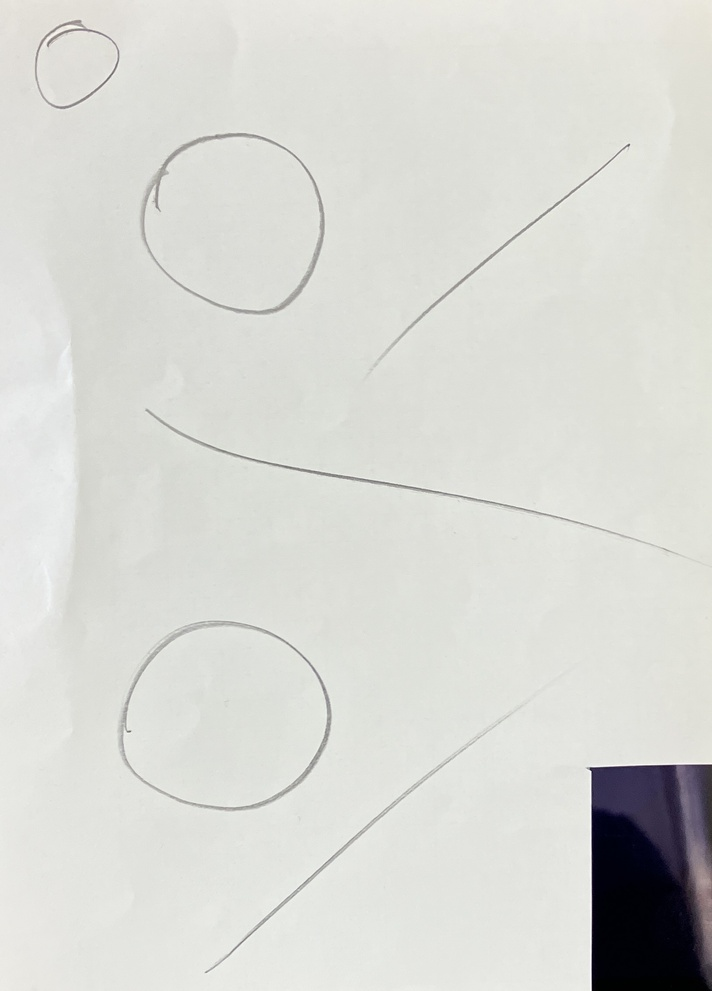
#> input picture opencv3.9/line_circle.jpg, 712 x 991 px, shrunk from 1627 x 2263 before the run, found by its file name
$ python circle.py
#> lines starting #> are read from the running program, lines starting #| are printed output that depends on the picture
import cv2
import numpy as np
import matplotlib as mpl
import matplotlib.pyplot as plt

img = cv2.imread("./line_circle.jpg",0)
#> img: shape (991, 712); min 0, max 255, mean 215.8

h,w = img.shape[:2]
#> h = 991; w = 712

h_50 = h/4
#> h_50 = 247.8

w_50 = w/4
#> w_50 = 178

h_w_large = (h_50 + w_50)/2
#> h_w_large = 212.9

h_w_noise = h_w_large/2
#> h_w_noise = 106.4

#circles

circles = cv2.HoughCircles(img, cv2.HOUGH_GRADIENT, dp=1, minDist=1, param1=h_w_noise, param2=35, minRadius=100, maxRadius=250)
#> circles = 30 rows, first 8: [229.5, 729.5, 104.6], [227.5, 730.5, 104.3], [226.5, 726.5, 105], [225.5, 731.5, 106.3], [225.5, 728.5, 107.1], [228.5, 725.5, 102.8], [224.5, 726.5, 104.9], [220.5, 735.5, 115.1]

#print(circles.shape)

#[[[a b c],[d e f],.....]]

#print(circles[0])

for i in circles[0]:

    #print(str( i[0] ) + "/n" + str( i[1] ) + "¥t" + str( i[2] ))

    cv2.circle(img, (int(i[0]),int(i[1])), int(i[2]), (0, 255, 0), 1)
#> this loop made 30 passes
#> i on passes 1 to 12: [229.5, 729.5, 104.6], [227.5, 730.5, 104.3], [226.5, 726.5, 105], [225.5, 731.5, 106.3], [225.5, 728.5, 107.1], [228.5, 725.5, 102.8], [224.5, 726.5, 104.9], [220.5, 735.5, 115.1], [224.5, 702.5, 104.2], [224.5, 734.5, 108.8], [232.5, 729.5, 107.3], [222.5, 733.5, 112.6]
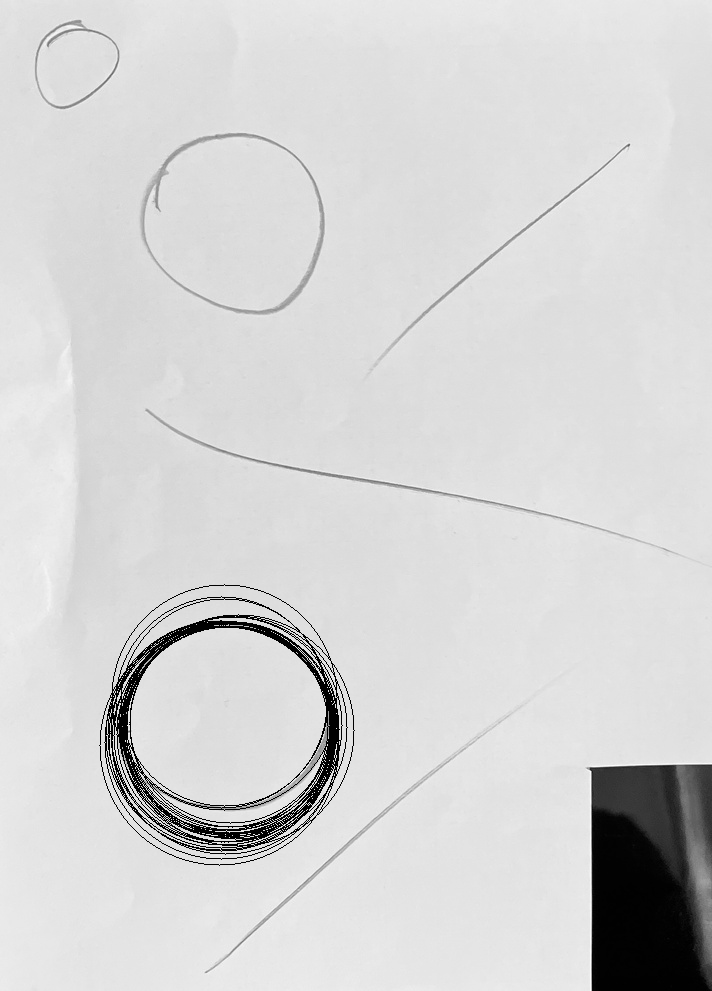
#> img: shape (991, 712); min 0, max 255, mean 212.3

cv2.imwrite("./edge/circle_canny/circles.png",img)
